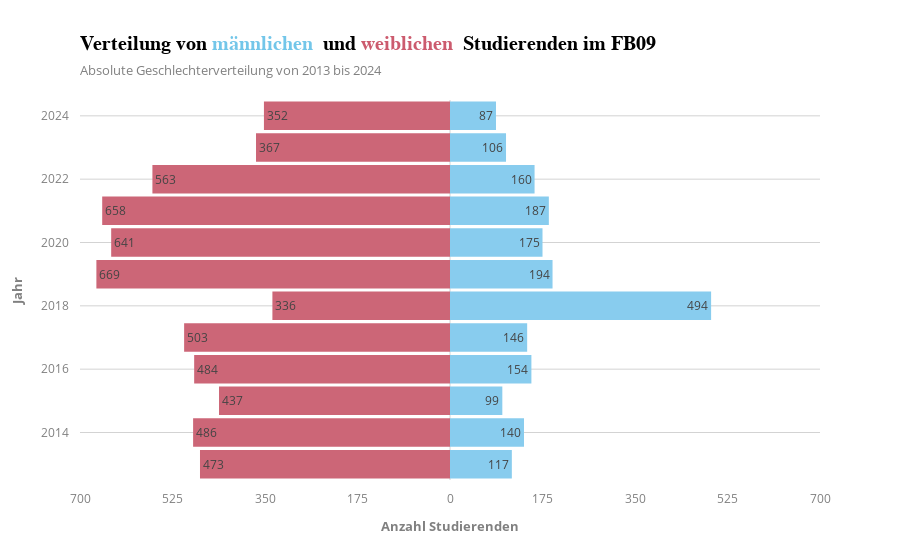

Notebook code for this chart:
### Code cell
import plotly.graph_objects as go
import plotly.express as px

# Angenommene Daten (df['Frauen'] und df['Männer'] sollten aus deinem DataFrame stammen)
women_bins = df['Frauen'] * -1  # Frauenpopulation mit negativen Werten
men_bins = df['Männer']  # Männerpopulation

# Altersgruppen (y-Achse)
y = list(range(2013, 2025, 1))

colors = px.colors.qualitative.Safe

# Layout des Diagramms
layout = go.Layout(
    title="Verteilung von </b><span style='color:#73c6e9;'>männlichen</span> <b> und </b><span style='color:#cc5b6e;'>weiblichen</span> <b> Studierenden im FB09",
    yaxis=go.layout.YAxis(title='Jahr'),
    xaxis=go.layout.XAxis(
        range=[-700, 700],
        tickvals=[-700, -525, -350, -175, 0, 175, 350, 525, 700],
        ticktext=[700, 525, 350, 175, 0, 175, 350, 525, 700],
        title='Anzahl Studierenden',
    ),
    
    barmode='overlay',  # Balken übereinander legen
    bargap=0.1
)

# Daten für die Balkendiagramme (Männer und Frauen)
data = [
    go.Bar(
        y=y,
        x=men_bins,
        orientation='h',
        name='Männer',
        text= men_bins.astype('int'),
        hoverinfo='x',
        marker=dict(color=colors[0]),
        
    ),
    go.Bar(
        y=y,
        x=women_bins,
        orientation='h',
        name='Frauen',
        text=-1 * women_bins.astype('int'),  # Text, um die positive Zahl anzuzeigen
        hoverinfo='text',
        marker=dict(color=colors[1]),
    )
]
fig = go.Figure(data=data, layout=layout)
fig.update_layout(template='plotly_white')  # Template nachträglich setzen


# Diagramm anzeigen
fig = go.Figure(data=data, layout=layout)
fig.update_layout(template='infoviz',showlegend=False)
fig.show()

### Figure 1 — Plotly figure (JSON) as saved in the notebook; plotly's stock layout.template omitted (floating-point values rounded to 4 significant figures)
{"data": [{"hoverinfo": "x", "marker": {"color": "rgb(136, 204, 238)"}, "name": "Männer", "orientation": "h", "text": [117, 140, 99, 154, 146, 494, 194, 175, 187, 160, 106, 87], "type": "bar", "x": [117, 140, 99, 154, 146, 494, 194, 175, 187, 160, 106, 87], "y": [2013, 2014, 2015, 2016, 2017, 2018, 2019, 2020, 2021, 2022, 2023, 2024]}, {"hoverinfo": "text", "marker": {"color": "rgb(204, 102, 119)"}, "name": "Frauen", "orientation": "h", "text": [473, 486, 437, 484, 503, 336, 669, 641, 658, 563, 367, 352], "type": "bar", "x": [-473, -486, -437, -484, -503, -336, -669, -641, -658, -563, -367, -352], "y": [2013, 2014, 2015, 2016, 2017, 2018, 2019, 2020, 2021, 2022, 2023, 2024]}], "layout": {"bargap": 0.1, "barmode": "overlay", "showlegend": false, "title": {"text": "Verteilung von </b><span style='color:#73c6e9;'>männlichen</span> <b> und </b><span style='color:#cc5b6e;'>weiblichen</span> <b> Studierenden im FB09"}, "xaxis": {"range": [-700, 700], "ticktext": [700, 525, 350, 175, 0, 175, 350, 525, 700], "tickvals": [-700, -525, -350, -175, 0, 175, 350, 525, 700], "title": {"text": "Anzahl Studierenden"}}, "yaxis": {"title": {"text": "Jahr"}}}}
